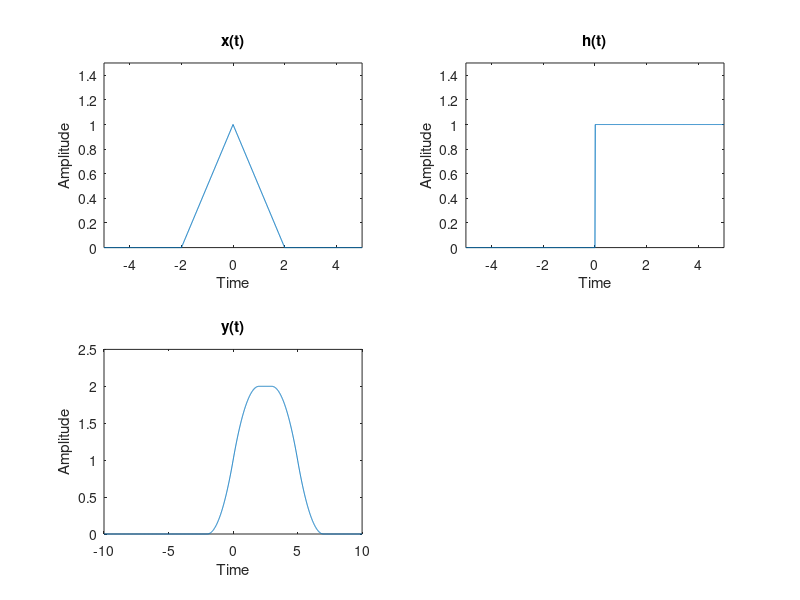

Write the MATLAB code that produced this figure.
%Part 3
t=-5:0.01:5;
x=[];
h=[];
for i=1:length(t);
      if (t(i)<=0 && t(i)>=-2)
          x(i)=(t(i)./2)+1;
      elseif (t(i)<=2 && t(i)>=0)
          x(i)=1-(t(i)./2);
      else
          x(i)=0;
      end
      if (t(i)<=0)
          h(i)=0;
      else
          h(i)=1;
      end
end
subplot(2,2,1);
plot(t,x);
xlabel('Time');
ylabel('Amplitude');
title('x(t)');
axis([-5,5,0,1.5]);
subplot(2,2,2);
plot(t,h);
xlabel('Time');
ylabel('Amplitude');
title('h(t)');
axis([-5,5,0,1.5]);

l1=length(x);
l2=length(h);
X=[x zeros(1,l2-1)];
H=[h zeros(1,l1-1)];

y=zeros(1,length(X));
for i=1:length(X)
    y(i)=(X(1:i)*H(i:-1:1)')./100;
end
T=-10:0.01:10;
subplot(2,2,3);
plot(T,y);
xlabel('Time');
ylabel('Amplitude');
title('y(t)');
axis([-10,10,0,2.5]);